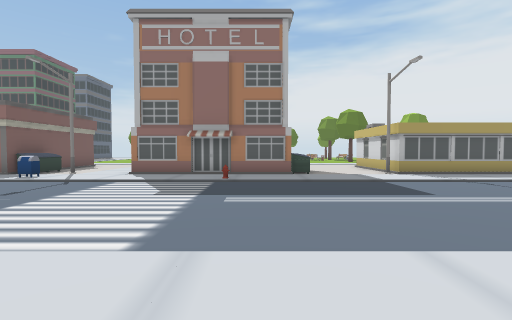
view 1 (above)

24 first-person views from a walk through a Unity game level. The camera is 1.5 m above the floor, tilts 2° down and sees 85° across. The floor is counted in squares, 2 m on a side. Each view is taken from the middle of a square. On the plan, view 1 faces up. The plan holds only what a view shows up to about 10 squares ahead; the rest is blank. The place goes on beyond the plan. Some surface patterns are stand-ins.

view 2
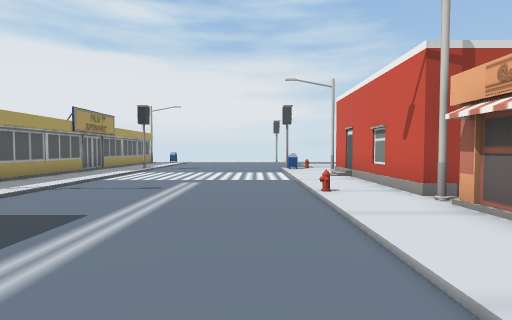

view 3
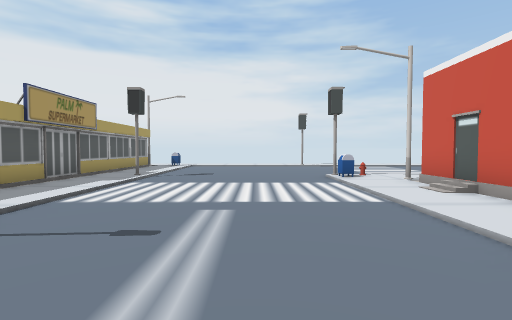

view 4
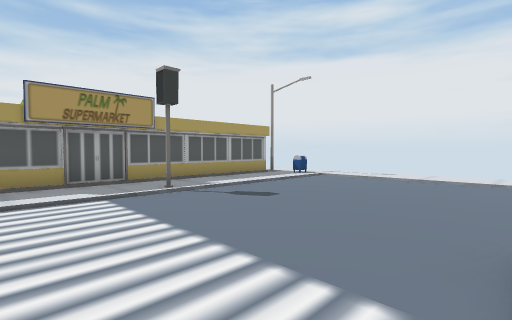

view 5
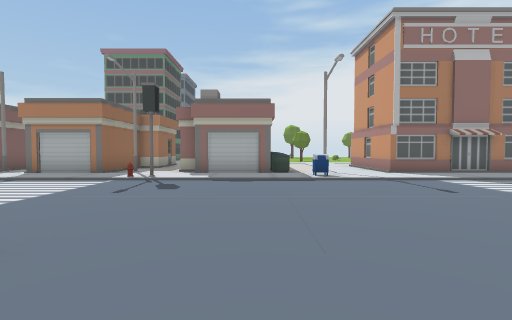

view 6
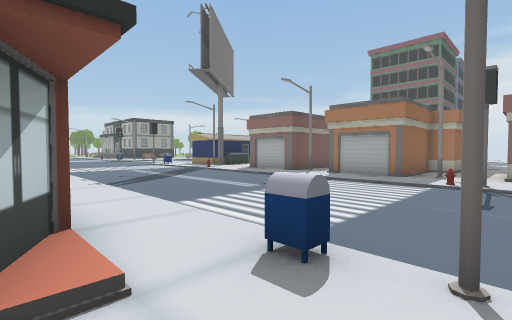

view 7
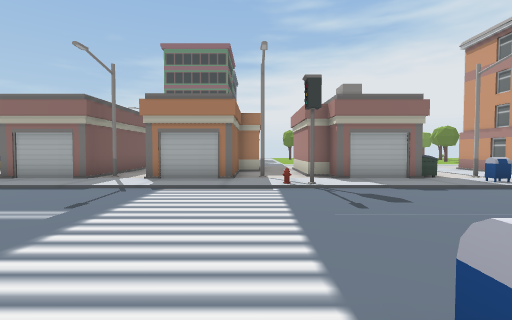

view 8
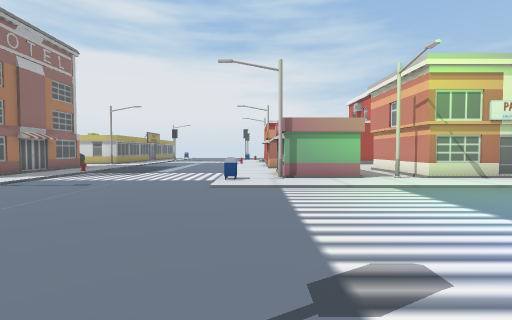

view 9
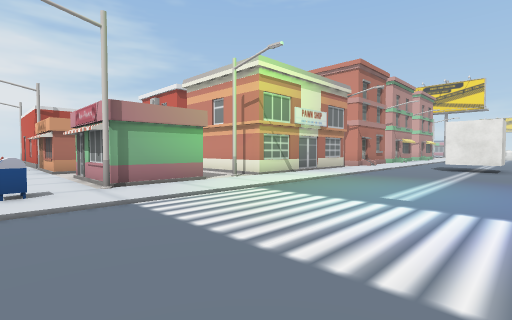

view 10
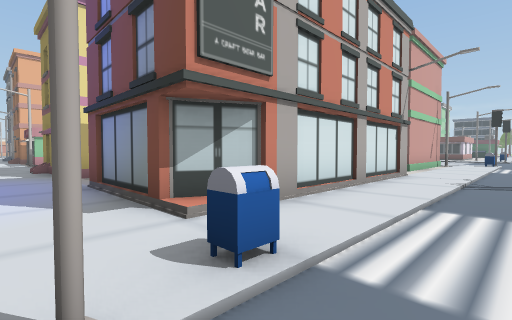

view 11
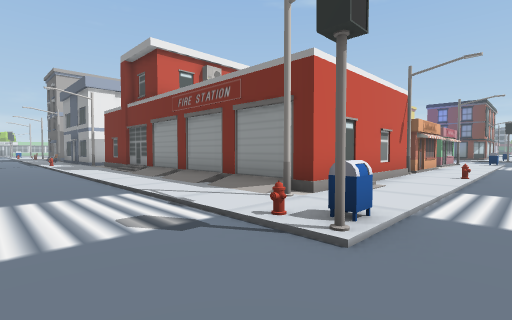

view 12
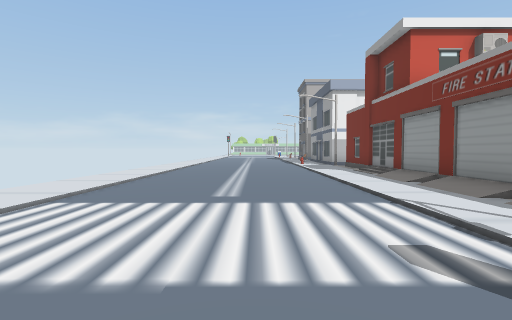

view 13
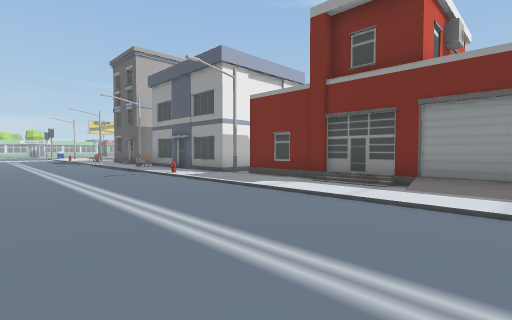

view 14
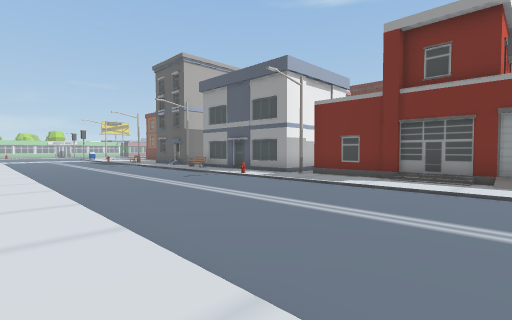

view 15
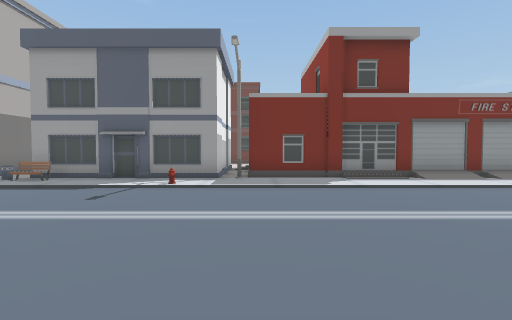

view 16
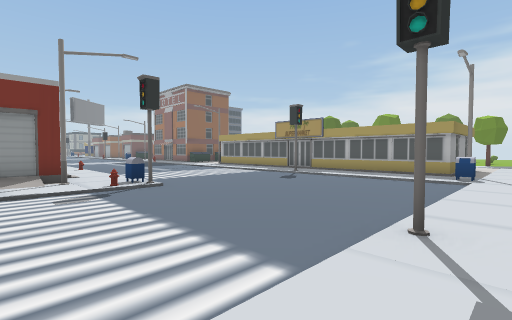

view 17
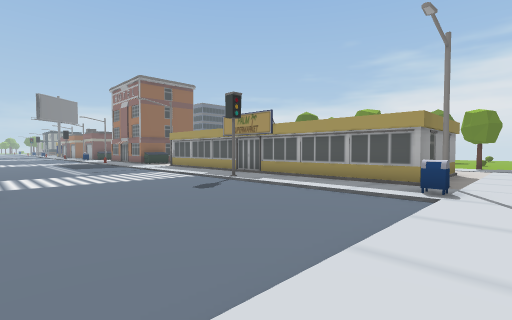

view 18
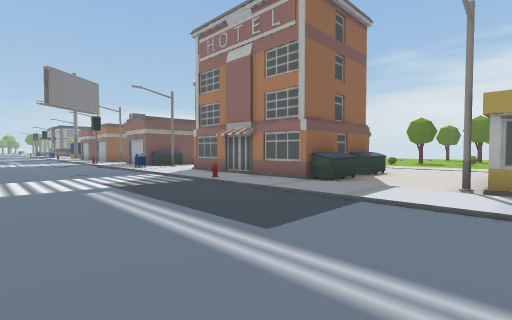

view 19
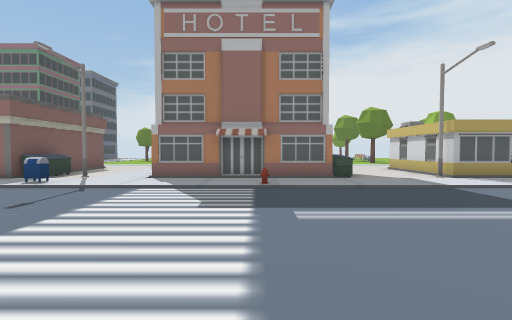

view 20
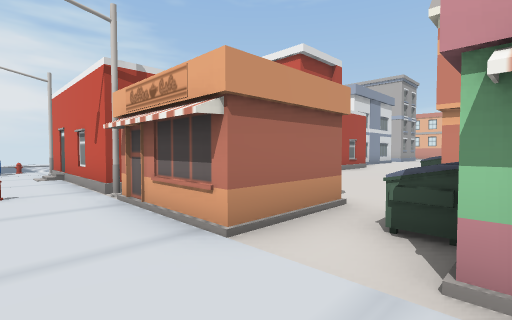

view 21
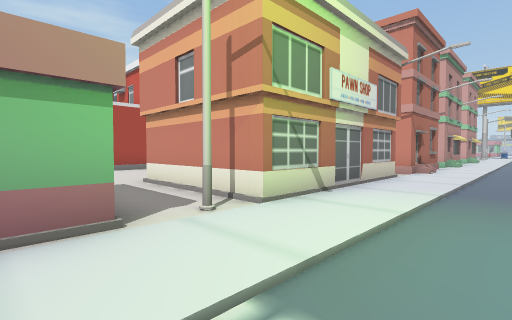

view 22
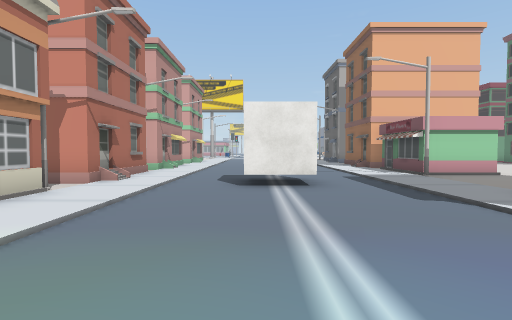

view 23
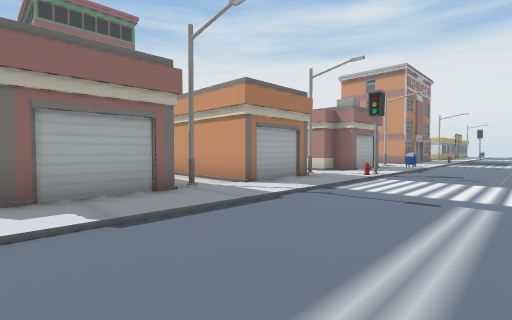

view 24
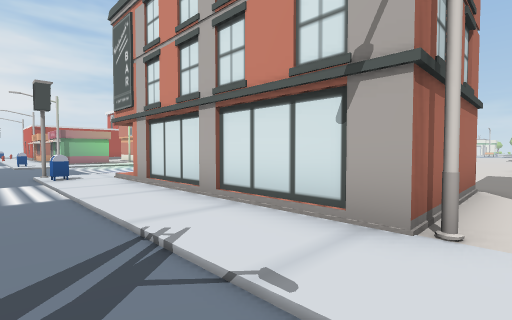

### Floor plan
Key: @ floor where view 1 was taken; # wall or solid block; . floor; / step, stairs or slope; U dumpster; B building; S streetlight; M mailbox; H hydrant; O other object.
Columns run from 19 left of view 1 to 17 right of it. Each row starts with its distance up from view 1.
 11   #.####.###.. #    U...#         #.
 10  ##.###..###U. #   ##...#        ##.
  9 ##BSB#BS.##BUS #B###U..S##########BS
  8 .............M.....................M.
  7 ////////OO////////O///////////O/////.
  6 .................................../.
  5 .................................../.
  4 .................................../.
  3 .................................../.
  2 ////////MO..../M////////H////MO....O.
  1 ........./..../............/..H..../.
  0 S######B./..../S#B#@#B#S####BS/..../.
 -1 .#    ##./..../.###U#      ##./..../.
 -2 .#     #./..../.#  U.       #./..../.
 -3 .#     #./..../.S.....      #./..../.
 -4 ..     ../..../.B###....    #./..../.
 -5 ..     #./..../.## #....    #./..../.
 -6 ..     #./..../.#   U..     #./..../.
 -7  .     #//..../.#    ..     #./..../.
 -8        #//..../.#           #./..../.
 -9        ../..../.S           #./..../.
-10       .../.##./.#           S./..../.
-11       .S./.# .//#         ###./..../.
-12      ###./..../.B           #.O..../.
-13        B./.  ./.O           #./..../.
-14        #./   ./.B           #./..../.

Positions as (right, up) in squares from view 1, and headings:
1: (0, 0), facing up
2: (0, 3), facing right
3: (3, 4), facing right
4: (8, 2), facing up-right
5: (-8, 0), facing up
6: (-10, 0), facing up-left
7: (-12, 1), facing up
8: (-11, 1), facing right
9: (-9, 2), facing down-right
10: (-10, 3), facing down-left
11: (13, 3), facing down-left
12: (13, 2), facing down
13: (15, -4), facing down-left
14: (17, -5), facing down-left
15: (17, -10), facing left
16: (17, -1), facing up-left
17: (17, 2), facing up-left
18: (5, 3), facing up-left
19: (-1, 1), facing up
20: (-1, 2), facing down-right
21: (-6, -1), facing down-right
22: (-7, -4), facing down
23: (-19, 4), facing up-right
24: (-19, 3), facing down-right
